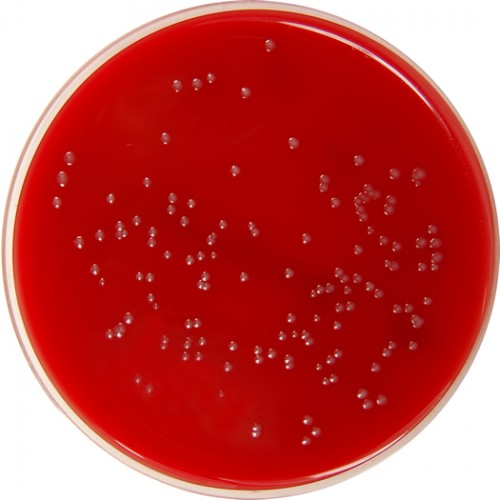
#> input picture d/plosPicHQ/neisseria_gonorrhoeae.jpg, 500 x 500 px, found by its file name
$ jupyter execute pictu_bloody.ipynb   (shell and % lines are left out)
#> lines starting #> are read from the running program, lines starting #| are printed output that depends on the picture
# Подсчет колоний в чашек петри

[cell 1]
%pylab inline

[cell 2]
plt.isinteractive()

Загрузка изображения

[cell 3]
u1='plosPicHQ/neisseria_gonorrhoeae.jpg'  # можете задать путь к другому файлу
I=imread(u1)
#> I is the input picture: shape (500, 500, 3); mean R, G, B 193.8, 71.8, 70.2

imshow(I);

Загрузили и проанализировали изображение. На картинке красный фон, поэтому нужно проверить 3 канал, для того, чтобы выбрать нужный.

[cell 4]
F=I[100:400, 100:400]
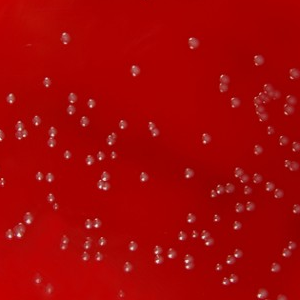
#> F: shape (300, 300, 3); mean R, G, B 165.2, 6.1, 5.7
F.shape
#> Out = (300, 300, 3)

[cell 5]
RGB='RGB'
figsize(11,4)
for i in range(F.shape[2]):
    subplot(1,F.shape[2], i+1)
    imshow(F[:,:,i], cmap='gray'); title(RGB[i])
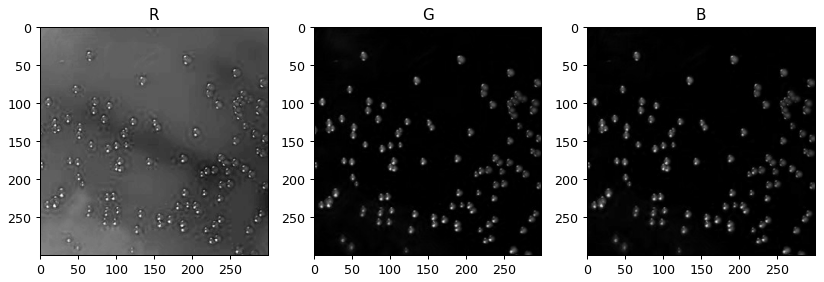
#> figure drawn by matplotlib, 3 panels

Самый чистый и четкий - второй канал, поэтому  будем использовать его. Колонии белые на агаре и соответственно, инвертировать не нужно.

[cell 6]
Z=F[:,:,1]
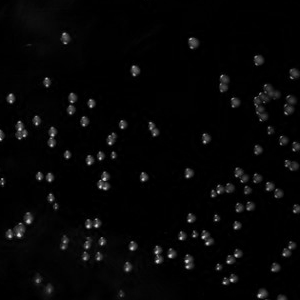
#> Z: shape (300, 300); min 0, max 230, mean 6.1

from mpl_toolkits.mplot3d import Axes3D

fig = figure()
ax = fig.add_subplot(111, projection='3d')
X,Y = meshgrid(arange(300), arange(300))
ax.plot_surface(X,Y,Z);
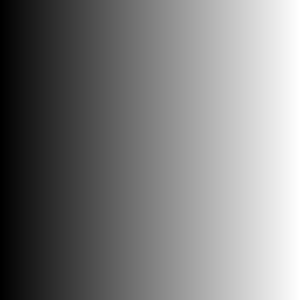
#> X: shape (300, 300) int64; min 0, max 299, mean 149.5; drawn with min black and max white
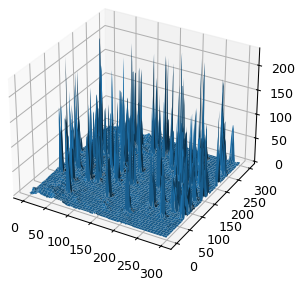
#> figure drawn by matplotlib, 1 panel

[cell 7]
imshow(Z, cmap='gray_r');
coco=contour(Z, 1, colors='r')
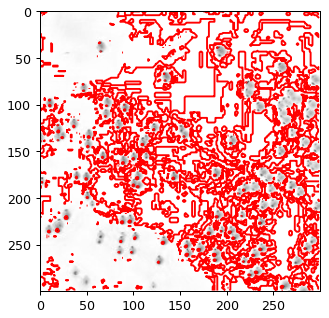
#> figure drawn by matplotlib, 1 panel

[cell 8]
n=len(coco.allsegs[0])
#> n = 987
n
#> Out = 987

Так как для данного вида колоний характерен блеск, то эти участки выступают в роли бликов. Алгоритм определил неправильно и принял блики за колонии.

[cell 9]
import scipy.ndimage as ndimage

[cell 10]
Zf = ndimage.gaussian_filter(Z, 0.01)

porog = Z.max()/2
#> porog = 115
labeled, n = ndimage.label(Zf > porog)
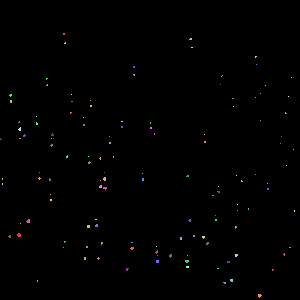
#> labeled: shape (300, 300) int32; 129 distinct labels, from 0 to 128; one colour per label, 0 black
#> n = 128
imshow(labeled); colorbar();
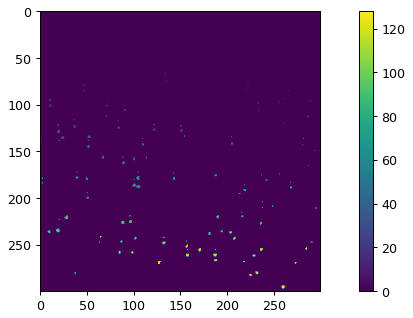
#> figure drawn by matplotlib, 2 panels
